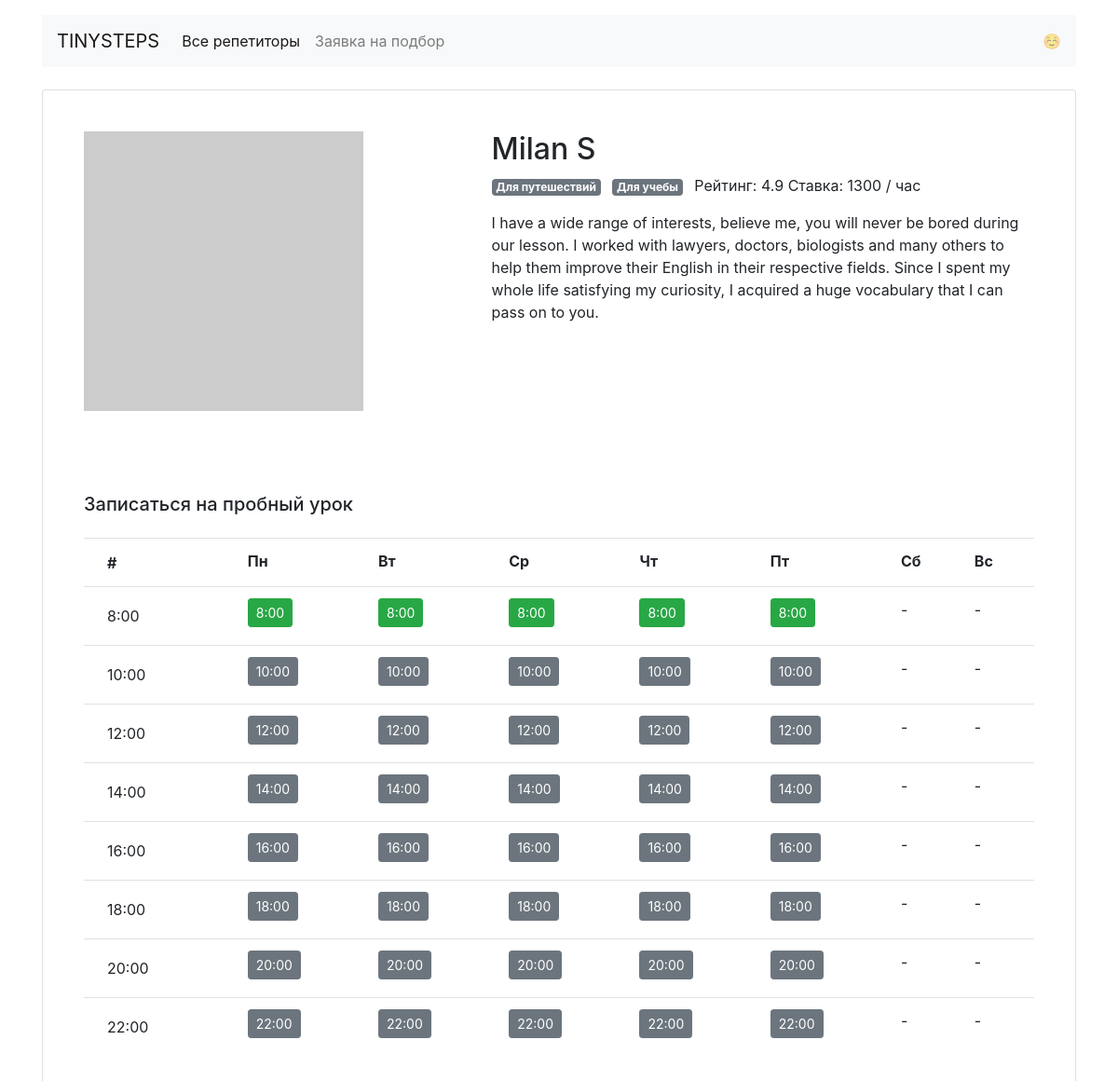
Screenshot of /profiles/4/ with the database file from the repository.
### app.py (models this page shows)
class Teacher(db.Model):
    __tablename__ = 'teachers'
    id = db.Column(db.Integer, primary_key=True)
    name = db.Column(db.String(100))
    about = db.Column(db.String(500))
    rating = db.Column(db.Float)
    picture = db.Column(db.String(500))
    price = db.Column(db.Integer)
    free = db.Column(db.String(2000))
    goals = db.relationship('DicGoals', secondary=teacher_goal_association,
                            back_populates='teachers')
    bookings = db.relationship('Booking', back_populates='teacher')

class DicGoals(db.Model):
    __tablename__ = 'dic_goals'
    goal_key = db.Column(db.String(20), primary_key=True)
    rus_name = db.Column(db.String(50))
    emblem = db.Column(db.String(100))
    teachers = db.relationship('Teacher', secondary=teacher_goal_association,
                               back_populates='goals')

### app.py (the view)
@app.route('/profiles/<id_teacher>/')
def get_profile(id_teacher):
    id_teacher = int(id_teacher)
    data = Data()
    teacher = data.get_teacher(id_teacher)
    if not teacher:
        abort(404, description="Teacher is not found")
    time_table = dict()
    time_table_data = json.loads(teacher.free)
    for weekday_key, time_status in time_table_data.items():
        for time_of_day, status in time_status.items():
            if time_of_day in time_table:
                time_table[time_of_day][weekday_key] = status
            else:
                time_table[time_of_day] = {weekday_key: status}
    return render_template('profile.html',
                           teacher=teacher,
                           goals=data.goals,
                           time_table=time_table)

### app.py (called while the page is built)
    @property
    def goals(self):
        return self.__goals.all()

    def get_teacher(self, id_teacher):
        teacher = self.__teachers.filter_by(id=id_teacher).first()
        return teacher

### templates/profile.html
{% extends 'base.html' %}
{% block content %}
  <main class="container mt-3">
    <div class="card my-4 mx-auto">
      <div class="card-body m-2 m-md-4">
        <div class="row">
          <div class="col-5"><img src="{{ teacher.picture }}" class="img-fluid" alt="Photo of a teacher"></div>
          <div class="col-7">
            <h1 class="h2">{{ teacher.name }}</h1>
            <p>
              {% for goal in teacher.goals %}
                <span class="badge badge-secondary mr-2">{{ (goals|selectattr('goal_key', '==', goal.goal_key)|list|last).rus_name }} </span>
              {% endfor %}
              Рейтинг: {{ teacher.rating }} Ставка: {{ teacher.price }} / час
            </p>
            <p>{{ teacher.about }}
            <br> <br>
          </div>
        </div>
      </div>
      <div class="card-body m-2 m-md-4">
        <h2 class="h5 mb-4">Записаться на пробный урок</h2>
        <table class="table">
          <tr>
            <th><span class="btn font-weight-bold py-0">#</span></th>
            <th>Пн</th>
            <th>Вт</th>
            <th>Ср</th>
            <th>Чт</th>
            <th>Пт</th>
            <th>Сб</th>
            <th>Вс</th>
          </tr>
          {% for time_of_day, schedule in time_table.items() %}
            <tr>
              <td><span class="btn">{{ time_of_day }}</span></td>
              {% for weekday_key, status in schedule.items() %}
                {% if weekday_key in ['mon', 'tue', 'wed', 'thu', 'fri'] %}
                  {% if status is true %}
                    {% set btn_status = "btn btn-sm btn-success" %}
                    {% set booking_link = "/booking/{}/{}/{}".format(teacher.id, weekday_key, time_of_day) %}
                  {% else %}
                    {% set btn_status = "btn btn-sm btn-secondary" %}
                    {% set booking_link = "/profiles/{}/".format(teacher.id) %}
                  {% endif %}
                  <td><a href="{{ booking_link }}" class="{{ btn_status }}">{{ time_of_day }} </a></td>
                {% endif %}
              {% endfor %}
              <td>-</td>
              <td>-</td>
            </tr>
          {% endfor %}
        </table>
      </div>
    </div>
  </main>
{% endblock %}

### rows the page displays
Teacher: name "Milan S", rating "4.9", price "1300", about "I have a wide range of interests, believe me, you will never be bored during our lesson. I worked with lawyers, doctors, biologists and many others to help them improve their English in their respective fields. Since I spent my whole life satisfying my curiosity, I acquired a huge vocabulary that I can pass on to you."
DicGoals: goal_key "Для путешествий"
DicGoals: goal_key "Для учебы"

### other values shown
{{ time_of_day }} "8:00" "10:00" "12:00" "14:00" "16:00" "18:00" "20:00" "22:00"
{{ time_of_day }} "8:00" "8:00" "8:00" "8:00" "8:00" "10:00" "10:00" "10:00" "10:00" "10:00" "12:00" "12:00" "12:00" "12:00" "12:00" "14:00" "14:00" "14:00" "14:00" "14:00" "16:00" "16:00" "16:00" "16:00" "16:00" "18:00" "18:00" "18:00" "18:00" "18:00" "20:00" "20:00" "20:00" "20:00" "20:00" "22:00" "22:00" "22:00" "22:00" "22:00"
